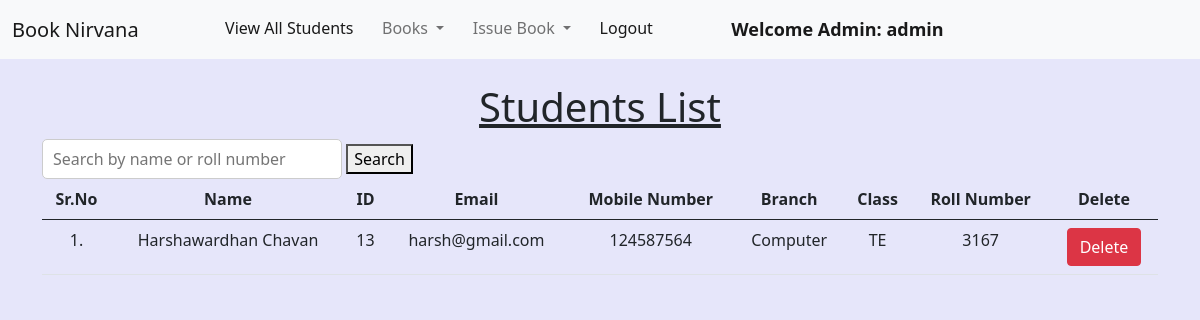
Page /view_students/ (signed in) on the earlier database version.
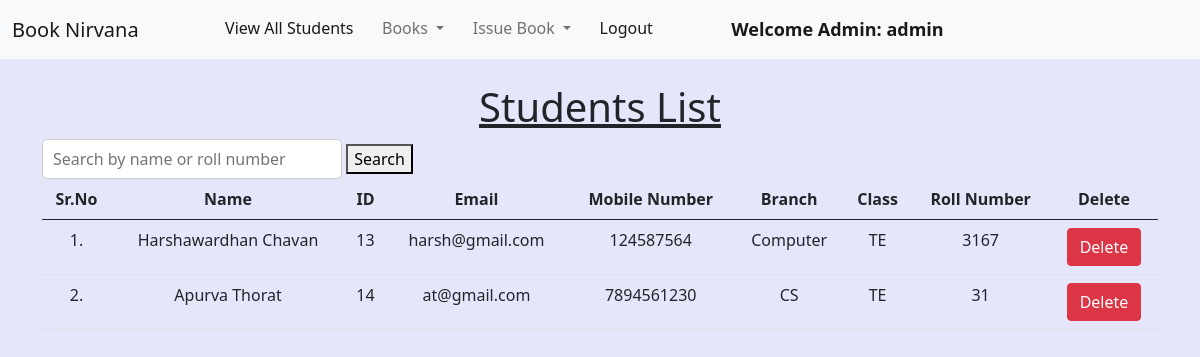
Same page on the later database version.
### library/models.py (models this page shows, shortened)
class Student(models.Model):
    user = models.OneToOneField(User, on_delete=models.CASCADE)
    classroom = models.CharField(max_length=10)
    branch = models.CharField(max_length=10)
    roll_no = models.CharField(max_length=3, blank=True)
    phone = models.CharField(max_length=10, blank=True)
    image = models.ImageField(upload_to="", blank=True)

### library/views.py (the view)
# urls.py: path("view_students/", views.view_students, name="view_students"),
@login_required(login_url = '/admin_login')
def view_students(request):
    query = request.GET.get('q', '')  # Get the search query from the URL parameters
    students = Student.objects.all()
    if query:
        students = students.filter(
            Q(user__first_name__icontains=query) |
            Q(user__last_name__icontains=query) |
            Q(roll_no__icontains=query)
        )
    return render(request, "view_students.html", {'students': students, 'query': query})

### library/templates/view_students.html (shortened to what this page needs)
{% extends 'admin_navbar.html' %}
{% load static %}
{% block body %}
<div class="container mt-4">
    <h1 class="text-center"><u>Students List</u></h1>
    <form method="GET" action="{% url 'view_students' %}">
        <input type="text" name="q" placeholder="Search by name or roll number" value="{{ query }}" style="width: 300px; height: 40px; padding: 10px; font-size: 16px; border: 1px solid #ccc; border-radius: 5px;">
        <button type="submit">Search</button>
    </form>
    <table class="table table-hover" id="example">
        <thead>
            <tr class="text-center">
                <th>Sr.No</th>
                <th>Name</th>
                <th>ID</th>
                <th>Email</th>
                <th>Mobile Number</th>
                <th>Branch</th>
                <th>Class</th>
                <th>Roll Number</th>
                <th>Delete</th>
            </tr>
        </thead>
        <tbody>
            {% for student in students %}
            <tr class="text-center">
                <td>{{forloop.counter}}.</td>
                <td>{{student.user.get_full_name}}</td>
                <td>{{student.user.id}}</td>
                <td>{{student.user.email}}</td>
                <td>{{student.phone}}</td>
                <td>{{student.branch}}</td>
                <td>{{student.classroom}}</td>
                <td>{{student.roll_no}}</td>
                <td><a href="/delete_student/{{student.id}}/" class="btn btn-danger" onclick="return confirm('Are you sure you want to delete this student?')">Delete</a></td>
            </tr>
            {% endfor %}
        </tbody>
    </table>
    </div>
{% endblock %}

Differences in the rows shown:
added Student: user.get_full_name "Apurva Thorat", user.id "14", user.email "at@gmail.com", phone "7894561230", branch "CS", classroom "TE", roll_no "31"
